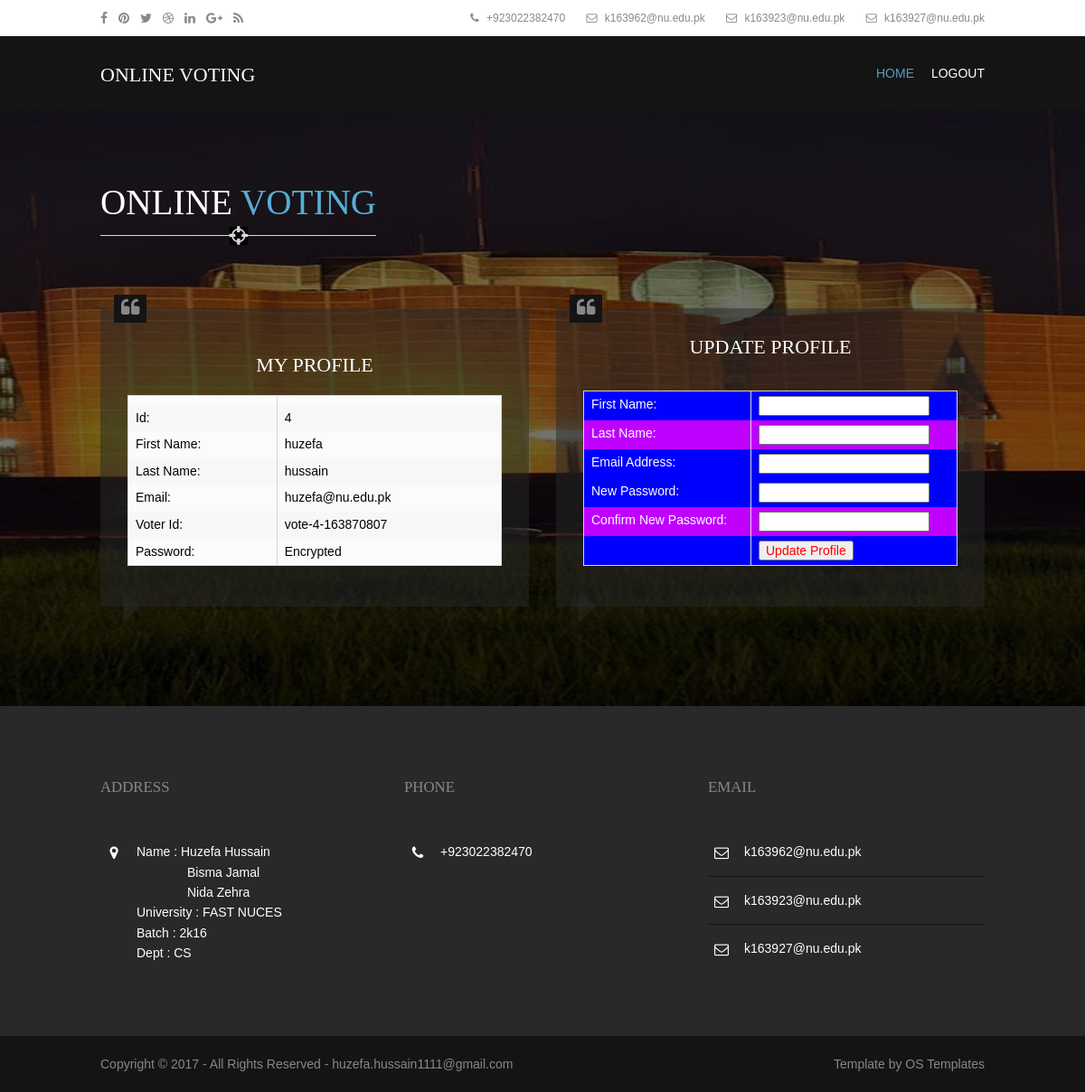
The page /manage-profile.php (signed in) on the database its author committed.
### tables this page shows
CREATE TABLE IF NOT EXISTS `tbmembers` (
  `member_id` int(5) NOT NULL AUTO_INCREMENT,
  `first_name` varchar(45) NOT NULL,
  `last_name` varchar(45) NOT NULL,
  `email` varchar(45) NOT NULL,
  `password` varchar(45) NOT NULL,
  PRIMARY KEY (`member_id`)
);

### manage-profile.php (the view, shortened to what this page needs)
<?php
    require('connection.php');
    $result = mysqli_query($db,"SELECT * FROM tbMembers WHERE member_id = '$_SESSION[member_id]'")
or die("There are no records to display ... \n" . mysql_error());
    $row = mysqli_fetch_array($result,MYSQLI_ASSOC);
    if($row)
     {
         $stdId = $row['member_id'];
         $firstName = $row['first_name'];
         $lastName = $row['last_name'];
         $email = $row['email'];
		$random_numbers=mt_rand();
        $voter_id="vote-".$row["member_id"]."-".$random_numbers;
     }
?>
<!DOCTYPE html>
<html>
<head>
<link href="layout/styles/layout.css" rel="stylesheet" type="text/css" media="all">
</head>
<body id="top">
<div class="wrapper row0">
  <div id="topbar" class="hoc clear">
    <div class="fl_left">
      <ul class="faico clear">
        <li><a class="faicon-facebook" href="https://www.facebook.com/"><i class="fa fa-facebook"></i></a></li>
        <li><a class="faicon-pinterest" href="https://uk.pinterest.com/"><i class="fa fa-pinterest"></i></a></li>
        <li><a class="faicon-twitter" href="https://twitter.com/"><i class="fa fa-twitter"></i></a></li>
        <li><a class="faicon-dribble" href="https://dribbble.com/"><i class="fa fa-dribbble"></i></a></li>
        <li><a class="faicon-linkedin" href="https://www.linkedin.com/"><i class="fa fa-linkedin"></i></a></li>
        <li><a class="faicon-google-plus" href="https://plus.google.com/"><i class="fa fa-google-plus"></i></a></li>
        <li><a class="faicon-rss" href="https://www.rss.com/"><i class="fa fa-rss"></i></a></li>
      </ul>
    </div>
    <div class="fl_right">
      <ul class="nospace inline pushright">
        <li><i class="fa fa-phone"></i> +923022382470</li>
        <li><i class="fa fa-envelope-o"></i> k163962@nu.edu.pk</li>
		<li><i class="fa fa-envelope-o"></i> k163923@nu.edu.pk</li>
		<li><i class="fa fa-envelope-o"></i> k163927@nu.edu.pk</li>
      </ul>
    </div>
  </div>
</div>
<div class="wrapper row1">
  <header id="header" class="hoc clear">
    <div id="logo" class="fl_left">
      <h1><a href="index.html">ONLINE VOTING</a></h1>
    </div>
    <nav id="mainav" class="fl_right">
      <ul class="clear">
        <li class="active"><a href="voter.php">Home</a></li>
        <li><a href="logout.php">Logout</a></li>
      </ul>
    </nav>
  </header>
</div>
<div class="wrapper bgded overlay" style="background-image:url('images/demo/backgrounds/background1.jpg');">
  <section id="testimonials" class="hoc container clear">
    <h2 class="font-x3 uppercase btmspace-80 underlined"> Online <a href="#">Voting</a></h2>
    <ul class="nospace group">
      <li class="one_half first">
        <blockquote>
            <table border="0" width="620" align="center">
            <CAPTION><h3>MY PROFILE</h3></CAPTION>
            <form>
            <br>
            <tr><td></td><td></td></tr>
            <tr>
                <td style="color:#000000"; >Id:</td>
                <td style="color:#000000"; ><?php echo $stdId; ?></td>
            </tr>
            <tr>
                <td style="color:#000000"; >First Name:</td>
                <td style="color:#000000"; ><?php echo $firstName; ?></td>
            </tr>
            <tr>
                <td style="color:#000000"; >Last Name:</td>
                <td style="color:#000000"; ><?php echo $lastName; ?></td>
            </tr>
            <tr>
                <td style="color:#000000"; >Email:</td>
                <td style="color:#000000"; ><?php echo $email; ?></td>
            </tr>
            <tr>
                <td style="color:#000000"; >Voter Id:</td>
                <td style="color:#000000"; ><?php echo $voter_id; ?></td>
            </tr>
            <tr>
                <td style="color:#000000"; >Password:</td>
                <td style="color:#000000"; >Encrypted</td>
            </tr>
            </table>
        </blockquote>
      </li>
      <li class="one_half">
        <blockquote>
            <table  border="0" width="620" align="center">
            <CAPTION><h3>UPDATE PROFILE</h3></CAPTION>
            <form action="manage-profile.php?id=<?php echo $_SESSION['member_id']; ?>" method="post" onsubmit="return updateProfile(this)">
            <table align="center">
            <tr><td  style="background-color:#0000ff"  >First Name:</td><td style="background-color:#0000ff"  ><input  style="color:#000000"; type="text" font-weight:bold;" name="firstname" maxlength="15" value=""></td></tr>
            <tr><td style="background-color:#bf00ff">Last Name:</td><td style="background-color:#bf00ff"><input style="color:#000000";  type="text" font-weight:bold;" name="lastname" maxlength="15" value=""></td></tr>
            <tr><td style="background-color:#0000ff" >Email Address:</td><td style="background-color:#0000ff"><input style="color:#000000";  type="text" font-weight:bold;" name="email" maxlength="100" value=""></td></tr>
            <tr><td style="background-color:#0000ff" >New Password:</td><td style="background-color:#0000ff" ><input  style="color:#000000";  type="password" font-weight:bold;" name="password" maxlength="15" value=""></td></tr>
            <tr><td style="background-color:#bf00ff" >Confirm New Password:</td><td style="background-color:#bf00ff" ><input   style="color:#000000";  type="password"  font-weight:bold;" name="ConfirmPassword" maxlength="15" value=""></td></tr>
            <tr><td style="background-color:#0000ff" >&nbsp;</td></td><td style="background-color:#0000ff" ><input style="color:#ff0000";  type="submit" name="update" value="Update Profile"></td></tr>
            </table>
            </form>
            </table>
        </blockquote>
      </li>
    </ul>
  </section>
</div>
<?php include("footer.php"); ?>
</body>
</html>

### layout/styles/layout.css (style rules this page uses)
#topbar { padding:5px 0; font-size:12px; }
#topbar .fl_right { margin-top:4px; }
#topbar .fl_right .inline > li i { margin:0 5px 0 0; line-height:normal; }
#header { padding:30px 0 0 0; }
#header #logo { margin-top:; }
#header #logo h1 { margin:0; padding:0; font-size:22px; text-transform:uppercase; }
.container { padding:80px 0; }
#testimonials li:last-child { margin-bottom:0; }
#testimonials li blockquote { display:block; position:relative; width:100%; margin:0 0 30px 0; padding:30px; line-height:1.4; z-index:1; }
#testimonials li blockquote::before { display:block; position:absolute; top:-15px; left:15px; padding:0 8px; font-family:"FontAwesome"; font-size:22px; content:"\f10d"; }
#testimonials li blockquote::after { display:block; position:absolute; bottom:0; left:25px; margin-bottom:-18px; content:""; border:solid; border-width:18px 0 18px 18px; border-color:transparent; }
*, *::before, *::after { transition:all .3s ease-in-out; }
nav ul, nav ol { margin:0; padding:0; list-style:none; }
#mainav, #breadcrumb, .sidebar nav { line-height:normal; }
#mainav ul.clear { margin-top:3px; }
#mainav ul { text-transform:uppercase; }
#mainav li { display:inline-block; position:relative; margin:0 15px 0 0; padding:0; }
#mainav li:last-child { margin-right:0; }
#mainav li a { display:block; padding:0 0 32px 0; }
table, th, td { border:1px solid; border-collapse:collapse; vertical-align:top; }
table, th { table-layout:auto; }
table { width:100%; margin-bottom:15px; }
th, td { padding:5px 8px; }
td { border-width:0 1px; }
.faico { margin:0; padding:0; list-style:none; }
.faico li { display:inline-block; float:left; margin:0 12px 0 0; padding:0; line-height:normal; }
.faico li:last-child { margin-right:0; }
.faico a { display:block; height:30px; line-height:30px; font-size:14px; text-align:center; }
.faico a { color:inherit; background-color:transparent; }
body { color:#888888; background-color:#141414; }
a { color:#56AED4; }
.overlay { color:#FFFFFF; background-color:inherit; }
.overlay::after { color:inherit; background-color:rgba(0,0,0,.55); }
.underlined::before { background-color:#D7D7D7; }
.underlined::after { color:#D7D7D7; background-color:#FFFFFF; }
.bgded .underlined::after { background-color:#000000; }
.row0 { color:#888888; background-color:#FFFFFF; }
.row1 { color:#FFFFFF; background-color:#141414; }
#header #logo * { color:inherit; }
#testimonials li blockquote { color:#FFFFFF; background-color:rgba(41,41,41,.5); }
#testimonials li blockquote::before { color:#888888; background-color:#141414; }
#testimonials li blockquote::after { border-left-color:rgba(41,41,41,.5); }
#mainav li a { color:inherit; }
#mainav .active a, #mainav a:hover, #mainav li:hover > a { color:#5B9BBD; background-color:inherit; }
table, th, td, #comments .avatar, #comments input, #comments textarea { border-color:#D7D7D7; }
tr, #comments li, #comments input[type="submit"], #comments input[type="reset"] { color:inherit; background-color:#FBFBFB; }
tr:nth-child(even), #comments li:nth-child(even) { color:inherit; background-color:#F7F7F7; }
@media screen and (min-width:978px) { .hoc { max-width:978px; } }

### rows shown on the page
tbmembers: member_id "4", first_name "huzefa", last_name "hussain", email "huzefa@nu.edu.pk", member_id "vote-4-163870807"
